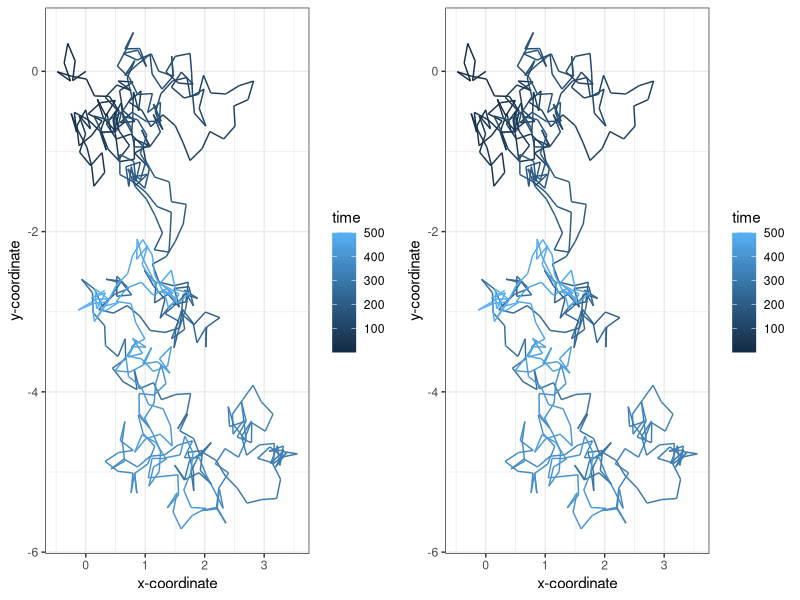

Write the R code that produced this figure.
#Install important packages
install.packages("ggplot2")
install.packages("gridExtra")

#attaching packages to current R session
library(ggplot2)
library(gridExtra)

#creating a function called random_walk 
random_walk  <- function (n_steps) { #function where you imput n_steps
  
  set.seed(23) #makes work reproducible 
  
  df <- data.frame(x = rep(NA, n_steps), y = rep(NA, n_steps), time = 1:n_steps)
  #creates a data frame: x, y, and time columns 
  
  df[1,] <- c(0,0,1) #sets first row values
  
  for (i in 2:n_steps) { #creates for loop 
    
    h <- 0.25 #step size
    
    angle <- runif(1, min = 0, max = 2*pi) #pick random angle 0-360 degrees
    
    df[i,1] <- df[i-1,1] + cos(angle)*h #creating next x value based on angle
    
    df[i,2] <- df[i-1,2] + sin(angle)*h #creating next y value based on angle
    
    df[i,3] <- i
  }
  
  return(df) 
  
}

data1 <- random_walk(500)  #now we are applying the function, for t=500

#plotting the results for this specific function
plot1 <- ggplot(aes(x = x, y = y), data = data1) +
  
  geom_path(aes(colour = time)) +
  
  theme_bw() +
  
  xlab("x-coordinate") +
  
  ylab("y-coordinate")


data2 <- random_walk(500) #applying the function again for t=500
#if we didnt have set.seed(), this would produce a different path output

plot2 <- ggplot(aes(x = x, y = y), data = data2) +
  
  geom_path(aes(colour = time)) +
  
  theme_bw() +
  
  xlab("x-coordinate") +
  
  ylab("y-coordinate")

grid.arrange(plot1, plot2, ncol=2)


